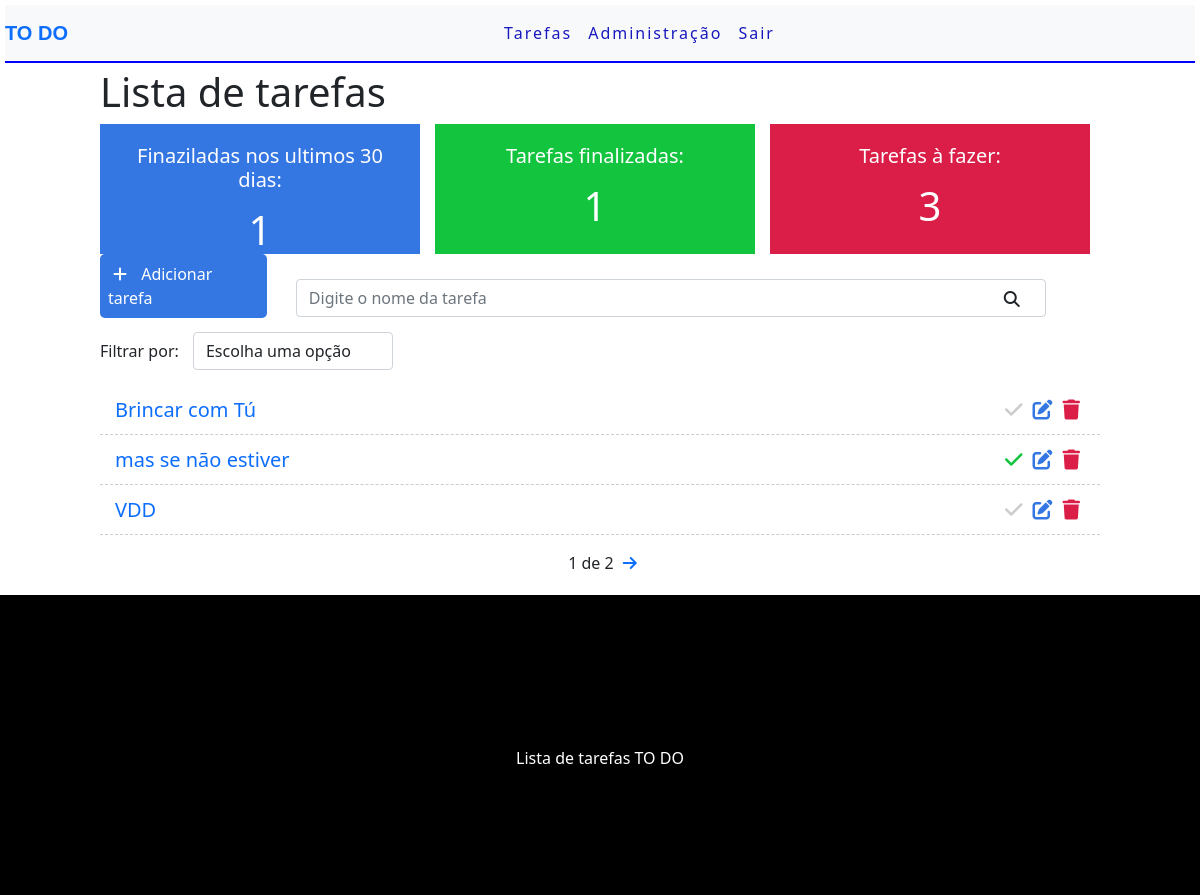
Screenshot of / (signed in) with the database file from the repository.
### tasks/models.py (models this page shows, shortened)
class task(models.Model):
    STATUS = (
        ('doing', 'Doing'),
        ('done', 'Done'),
    )
    title = models.CharField(max_length=255)
    description = models.TextField()
    done = models.CharField(
        max_length=5,
        choices=STATUS,
    )
    user = models.ForeignKey(get_user_model(), on_delete=models.CASCADE)
    created_at = models.DateTimeField(auto_now_add=True)
    upadate_at = models.DateTimeField(auto_now=True)

### tasks/views.py (the view)
# urls.py: path('', views.tasklist, name='tasklist'),
@login_required # Prqa acessa precisa está logado, te amo django
def tasklist(request):
    search = request.GET.get('search') # search é o nome do input de busca
    filter = request.GET.get('filter')
    taskDoneRecently = task.objects.filter(done='done', upadate_at__gt=datetime.datetime.now()-datetime.timedelta(days=30), user=request.user).count()
    taskDone = task.objects.filter(done='done', user=request.user).count()
    taskDoing = task.objects.filter(done='doing', user=request.user).count()
    if search:
        tasks = task.objects.filter(title__icontains=search, user=request.user) #ico vai fazer a busca de acordo com oq tem no search pra não precisa escrever exatamente
    elif filter:
        tasks = task.objects.filter(done=filter, user=request.user)
    else: # se não faz a paginação
        tasks_list = task.objects.all().order_by('-created_at').filter(user=request.user)
        paginator = Paginator(tasks_list, 3) #Número q exibir por p´GINA
        page = request.GET.get('page')
        tasks = paginator.get_page(page) # Vai exbir o número na página que ele tá
    return render(request, 'tasks/list.html', {'tasks': tasks, 'taskDoneRecently': taskDoneRecently, 'taskDone': taskDone, 'taskDoing': taskDoing}) # As tasks q eu resgatei do banco

### tasks/templates/tasks/list.html (shortened to what this page needs)
{% extends 'base.html' %}
{% block content %}
    <div class="offset-1 col-10 list-div">
        <h1>Lista de tarefas</h1>
        <div class="container dashboard">
            <div class="col-4 dashboard-box" id="dashboard-lastdays">
                <h5>Finaziladas nos ultimos 30 dias:</h5>
                <span>{{ taskDoneRecently }}</span>
            </div>
            <div class="col-4 dashboard-box" id="dashboard-done">
                <h5>Tarefas finalizadas:</h5>
                <span>{{ taskDone }}</span>
            </div>
            <div class="col-4 dashboard-box" id="dashboard-doing">
                <h5>Tarefas à fazer:</h5>
                <span>{{taskDoing}}</span>
            </div>
        </div>
        <a id="add-link-task" href="newtask/">
            <div class="col-2 add-div">
                <i class="fas fa-plus"></i> Adicionar tarefa
            </div>
        </a>
            <div class="col-9 search-div">
                <form method="get" id="search-form">
                    <input class="form-control" type="text" id="search" name="search" placeholder="Digite o nome da tarefa" value="{{ request.GET.search }}">
                    <i class="fas fa-search" id="search-btn"></i>
                </form>
            </div>
            <div class="col-12 filter-div">
                <span>Filtrar por:</span>
                <select name="filter" id="filter" class="form-control">
                    <option value="">Escolha uma opção</option>
                </select>
            </div>
        <ul class="task-list">
            {% for task in tasks %}
            {% if task.done == 'doing' %}
                <li class="task-item">
            {% else %}
                <li class="task-item done">
            {% endif %}
                <span><a href="task/{{task.id}}" style="text-decoration: none;">{{task.title}}</a></span>
                <a href="delete/{{task.id}}" class="delete-btn" id="deletar"><span><i class="fas fa-trash"></i></span></a>
                <a href="edit/{{task.id}}"><span><i class="fas fa-edit"></i></span></a>
                <a href="changestatus/{{task.id}}"><span><i class="fas fa-check"></i></span></a>
              </li>
            {% endfor %}
        </ul>
        <div class="pagination">
            <span class="step-link">
                {% if tasks.paginator.num_pages %}
                <span class="current">
                    {{ tasks.number }} de {{ tasks.paginator.num_pages }}
                </span>
                    {% endif %}
                {% if tasks.has_next %}
                    <a href="?page={{ tasks.next_page_number }}"><i class="fas fa-arrow-right"></i></a>
                {% endif %}
            </span>
        </div>
    </div>
{% endblock %}

### tasks/static/css/style.css (style rules this page uses)
.dashboard { padding: 0; width: 100%; display: block; }
.dashboard h5 { font-size: 20px; }
.dashboard span { font-size: 40px; display: block; width: 100%; }
.dashboard-box { float: left; background-color: #DFDFDF; color: #FFF; padding: 20px; box-sizing: border-box; height: 130px; width: 32%; text-align: center; }
.dashboard-box:nth-child(2) { margin-left: 1.5%; margin-right: 1.5%; }
#dashboard-lastdays { background-color: #3476e2; }
#dashboard-done { background-color: #13c43f; }
#dashboard-doing { background-color: #db1e47; }
#add-link-task { text-decoration: none; }
.add-div { background-color: #3476e2; cursor: pointer; display: inline-block; color: #fff; padding: 8px; border-radius: 5px; margin-right: 25px; }
.fas.fa-plus { color: #fff; margin-right: 10px; margin-left: 5px; }
.fas.fa-search { position: absolute; top: 12px; right: 26px; cursor: pointer; }
.search-div { padding: 0px; margin-top: 15px; margin-bottom: 15px; display: inline-block; position: relative; }
.filter-div { margin-bottom: 15px; padding: 0; }
#filter { display: inline-block; width: 200px; margin-left: 10px; }
.list-div { padding: 0; }
.task-list { padding-left: 0; }
.task-item { list-style: none; font-size: 20px; height: 50px; padding: 0 15px; padding-top: 10px; border-bottom: 1px dashed #ccc; }
.fas.fa-trash, .fas.fa-edit, .fas.fa-check { cursor: pointer; margin: 5px; font-size: 20; float: right; }
.fas.fa-trash { color: #db1e47; }
.fas.fa-edit { color: #3476e2; }
.fas.fa-check { color: #CCC; }
.done .fas.fa-check { color: #13c43f; }
.pagination { margin-bottom: 20px; }
.step-link { position: relative; margin-left: auto; margin-right: auto; }
.step-link .current { margin-left: 5px; margin-right: 5px; }

### rows the page displays
task: title "Brincar com Tú"
task: title "mas se não estiver"
task: title "VDD"

### other values shown
{{ taskDoneRecently }} "1"
{{ taskDone }} "1"
{{ taskDoing }} "3"
{{ tasks.number }} "1"
{{ tasks.paginator.num_pages }} "2"
